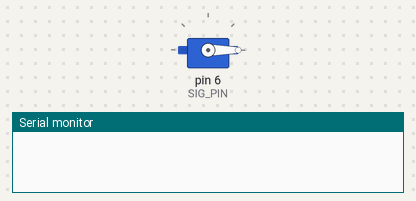
A sketch run on a simulated Arduino Uno, built with avr-gcc and run on an emulated ATmega328P. On the bench: servo, the last lines printed to the serial monitor.

Above: at 0.1 s.
At 2.2 s:
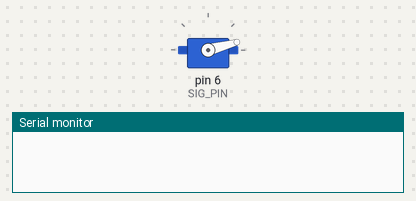
At 3.1 s:
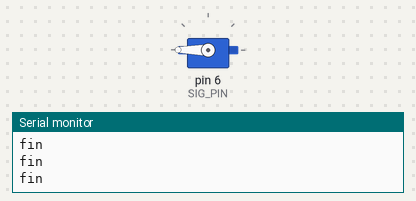
Timing chart, 0 to 4.6 s (numbered marks = the images above):
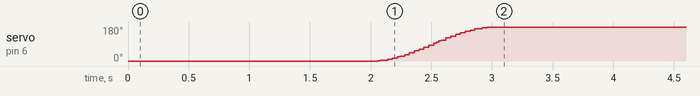

The sketch:

SG90controller.ino
```cpp
#include <Servo.h>
#define SIG_PIN 6
Servo myservo;

unsigned long int preT;
unsigned long int dT = 20;
unsigned long int startTime;
float theta_i = 0.0;
float theta_d = 180.0;
int Tmax = 1000;

float threePoly(int t_millis, int Tmax_millis, float startAngle, float endAngle){
  float T = float(t_millis)/float(Tmax_millis);
  float a0 = 0.0;
  float a1 = 0.0;
  float a2 = 3.0*(endAngle - startAngle);
  float a3 = -2.0*(endAngle - startAngle);
  return a0 + a1*T + a2*T*T + a3*T*T*T;
}

void setup() {
  // put your setup code here, to run once:
  int pulse_min = 544;
  int pulse_max = 2400;

  myservo.attach(SIG_PIN);
  myservo.write(0);
  Serial.begin(9600);
  delay(2000);
  startTime = millis();
}

void loop() {
  // put your main code here, to run repeatedly:
  unsigned long int t = millis();
  if(t - preT >= dT){
    preT = t;
    if(t - startTime > Tmax){
      t = Tmax + startTime;
      Serial.println("fin");
    }
    float targetAngle = threePoly(t-startTime, Tmax, theta_i, theta_d);
    myservo.write(targetAngle);
  }
}
```

Measured:
- by itself, servo on pin 6 (SIG_PIN): moves from 0° to 180° over 0.94 s
